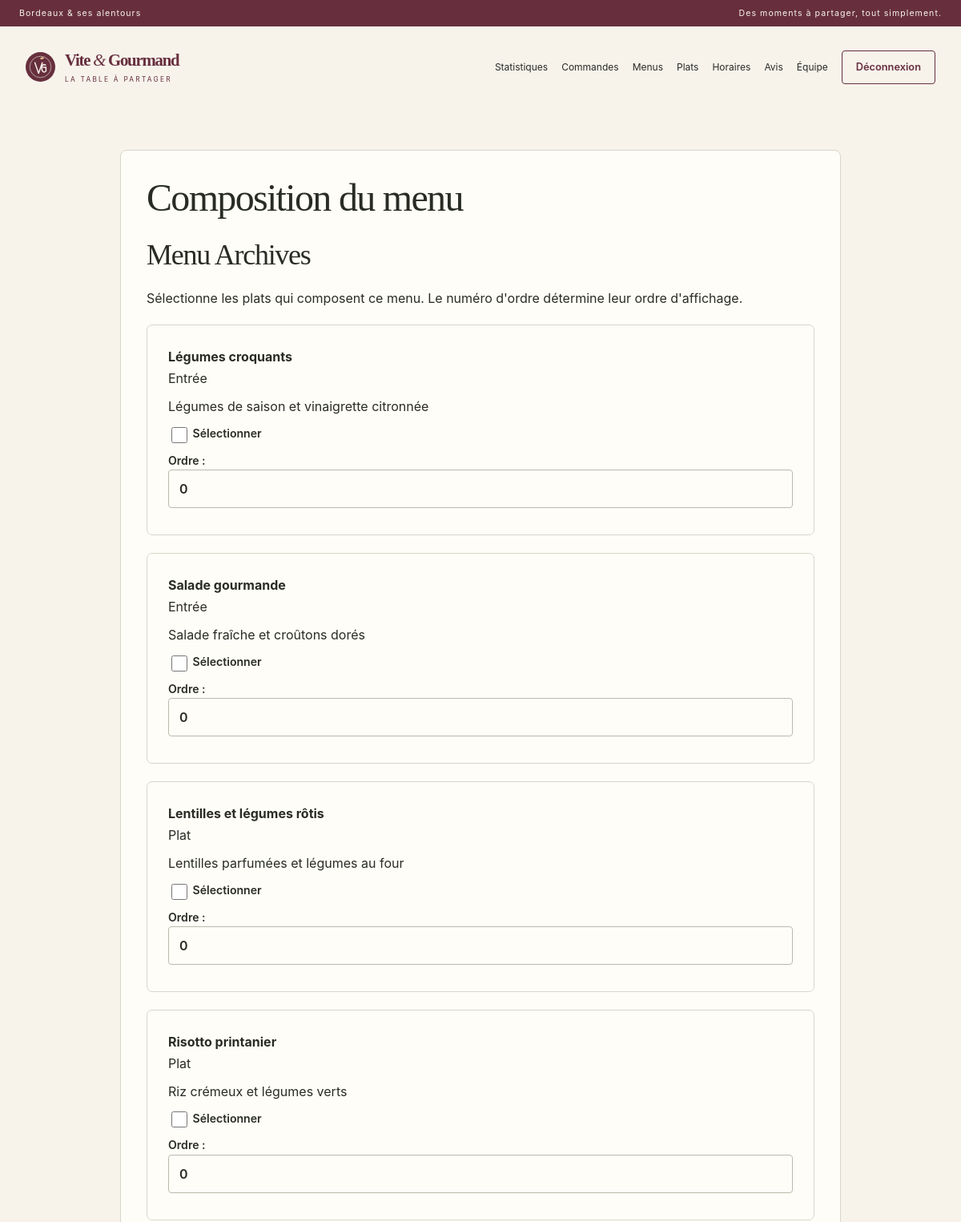
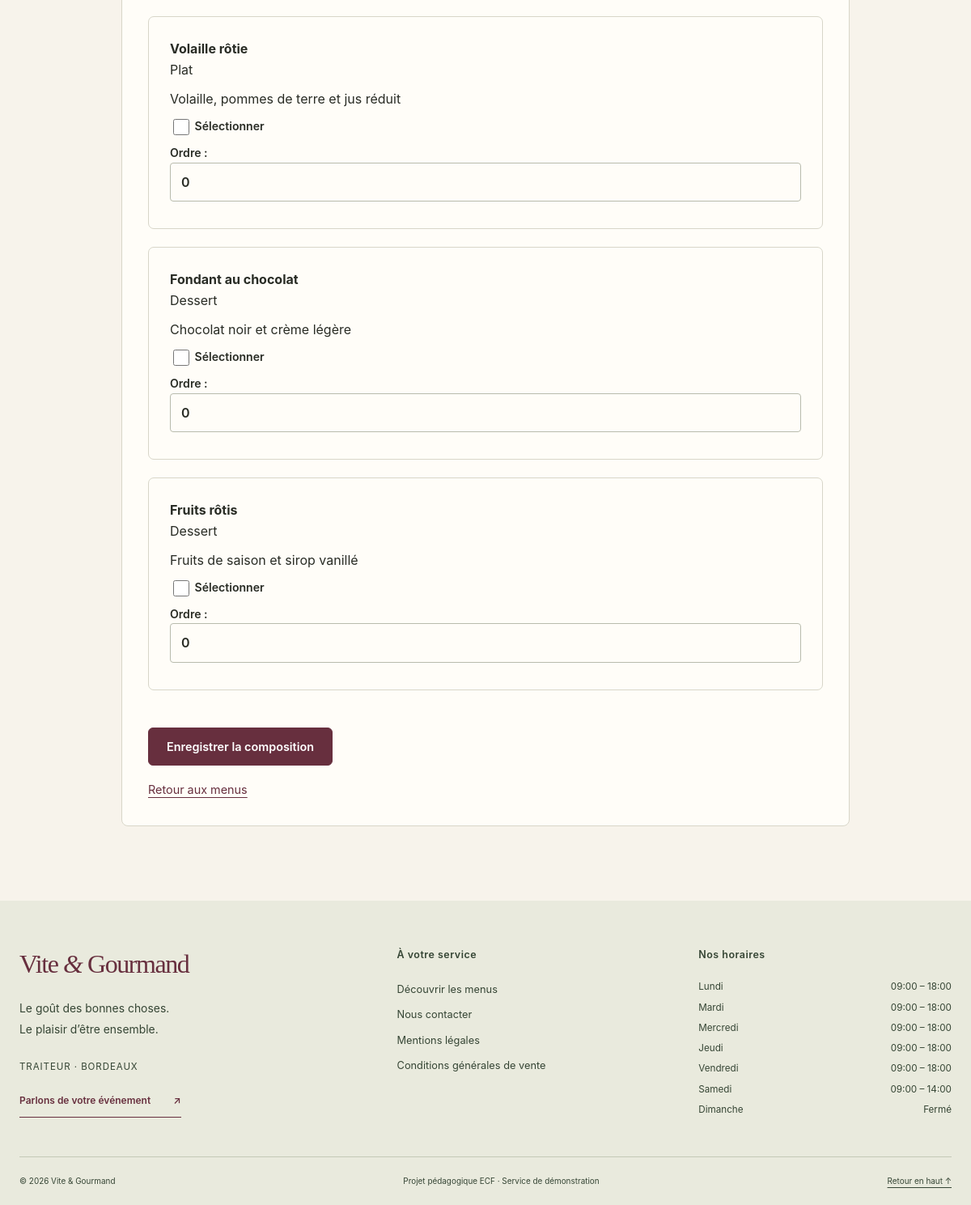
The app's page /gerer-menu-plats.php?id=8 (signed in) with its own data (2 pictures, top to bottom).
### tables this page shows
CREATE TABLE `menus` (
    `id` INT NOT NULL AUTO_INCREMENT,
    `titre` VARCHAR(255) NOT NULL,
    `description` TEXT NOT NULL,
    `prix` DECIMAL(10,2) NOT NULL,
    `nb_personnes_min` INT NOT NULL,

    `theme` VARCHAR(100) DEFAULT NULL,
    `regime` VARCHAR(100) DEFAULT NULL,

    `stock_disponible` INT NOT NULL DEFAULT 0,

    `conditions_menu` TEXT DEFAULT NULL,
    `delai_commande_heures` INT DEFAULT NULL,

    `actif` TINYINT(1) NOT NULL DEFAULT 1,

    PRIMARY KEY (`id`)
);

CREATE TABLE `plats` (
    `id` INT NOT NULL AUTO_INCREMENT,
    `nom` VARCHAR(255) NOT NULL,
    `description` TEXT DEFAULT NULL,
    `type_plat` VARCHAR(30) NOT NULL,

    PRIMARY KEY (`id`)
);

CREATE TABLE `horaires` (
    `id` INT NOT NULL AUTO_INCREMENT,
    `jour` VARCHAR(20) NOT NULL,
    `heure_ouverture` TIME DEFAULT NULL,
    `heure_fermeture` TIME DEFAULT NULL,
    `ferme` TINYINT(1) NOT NULL DEFAULT 0,

    PRIMARY KEY (`id`),
    UNIQUE KEY `jour` (`jour`)
);

### Config/security.php (called while the page is built, shortened)
<?php
function e(mixed $value): string
{
    return htmlspecialchars((string) $value, ENT_QUOTES | ENT_SUBSTITUTE, 'UTF-8');
}

### Public/gerer-menu-plats.php (the view, shortened to what this page needs)
<?php
require_once __DIR__ . '/../Config/database.php';
$id = $_GET['id'] ?? null;
$id = (int) $id;
$sqlMenu = '
    SELECT *
    FROM menus
    WHERE id = :id
';
$stmtMenu = $pdo->prepare($sqlMenu);
$stmtMenu->execute([
    ':id' => $id
]);
$menu = $stmtMenu->fetch(PDO::FETCH_ASSOC);
$sqlPlats = "
    SELECT
        id,
        nom,
        description,
        type_plat
    FROM plats
    ORDER BY
        FIELD(
            type_plat,
            'entree',
            'plat',
            'dessert'
        ),
        nom ASC
";
$stmtPlats = $pdo->prepare($sqlPlats);
$stmtPlats->execute();
$plats = $stmtPlats->fetchAll(PDO::FETCH_ASSOC);
$platsSelectionnes = [];
?>
<?php require_once __DIR__ . '/../Templates/layout.php';
renderHeader('Composition du menu'); ?>
<section class="content-panel">
    <h1>
        Composition du menu
    </h1>
    <h2>
        <?= htmlspecialchars($menu['titre']) ?>
    </h2>
    <p>
        Sélectionne les plats qui composent ce menu.
        Le numéro d'ordre détermine leur ordre d'affichage.
    </p>
    <form method="POST">
        <?php if (empty($plats)): ?>
            <p>
                Aucun plat disponible.
                Crée d'abord des plats dans la gestion des plats.
            </p>
        <?php else: ?>
            <?php foreach ($plats as $plat): ?>
                <?php
            $platId = (int) $plat['id'];
                $estSelectionne =
                    array_key_exists(
                        $platId,
                        $platsSelectionnes
                    );
                $ordreActuel =
                    $platsSelectionnes[$platId]
                    ?? 0;
                ?>
                <div class="plat">
                    <div class="plat-infos">
                        <strong>
                            <?= htmlspecialchars($plat['nom']) ?>
                        </strong>
                        <p class="type">
                            <?php
                if ($plat['type_plat'] === 'entree') {
                    echo 'Entrée';
                } elseif ($plat['type_plat'] === 'dessert') {
                    echo 'Dessert';
                } else {
                    echo 'Plat';
                }
                ?>
                        </p>
                        <?php
                        if (!empty($plat['description'])):
                            ?>
                            <p>
                                <?= htmlspecialchars($plat['description']) ?>
                            </p>
                        <?php endif; ?>
                    </div>
                    <div class="selection">
                        <label>
                            <input
                                type="checkbox"
                                name="plats[]"
                                value="<?= $platId ?>"
                                <?php
                if ($estSelectionne) {
                    echo 'checked';
                }
                ?>
                            >
                            Sélectionner
                        </label>
                        <label>
                            Ordre :
                            <input
                                class="ordre"
                                type="number"
                                name="ordre[<?= $platId ?>]"
                                min="0"
                                value="<?= (int) $ordreActuel ?>"
                            >
                        </label>
                    </div>
                </div>
            <?php endforeach; ?>
        <?php endif; ?>
        <?php if (!empty($plats)): ?>
            <button type="submit">
                Enregistrer la composition
            </button>
        <?php endif; ?>
    </form>
    <a
        class="retour"
        href="admin-menus.php"
    >
        Retour aux menus
    </a>
</section>
<?php renderFooter($pdo); ?>

### Templates/layout.php (shortened to what this page needs)
<?php
require_once __DIR__ . '/../Config/security.php';
function renderHeader(string $title): void
{
    $role = $_SESSION['role'] ?? '';
    $staff = in_array($role, ['admin', 'employe'], true);
    $links = $staff
        ? ['admin-commandes.php' => 'Commandes', 'admin-menus.php' => 'Menus', 'admin-plats.php' => 'Plats', 'admin-horaires.php' => 'Horaires', 'admin-avis.php' => 'Avis']
        : ['index.php' => 'Accueil', 'menus.php' => 'Nos menus'];
    if ($role === 'admin') {
        $links = ['admin-statistiques.php' => 'Statistiques'] + $links + ['admin-employes.php' => 'Équipe'];
    } elseif ($role === 'utilisateur') {
        $links += ['mes-commandes.php' => 'Mes commandes', 'mon-profil.php' => 'Mon profil'];
    }
    $current = basename($_SERVER['SCRIPT_NAME'] ?? '');
    ?>
<!DOCTYPE html>
<html lang="fr">
<head>
    <link rel="stylesheet" href="style.css?v=<?= filemtime(__DIR__ . '/../Public/style.css') ?>">
</head>
<body class="<?= $staff ? 'staff-page' : 'public-page' ?>">
<div class="announcement">
    <span>Bordeaux & ses alentours</span>
    <span>Des moments à partager, tout simplement.</span>
</div>
<header class="site-header">
    <a class="brand" href="index.php" aria-label="Vite et Gourmand, accueil">
        <img src="assets/images/embleme.svg" alt="" width="45" height="45">
        <span>Vite <i>&</i> Gourmand<small>LA TABLE À PARTAGER</small></span>
    </a>
    <nav id="main-navigation" class="navbar-links" aria-label="Navigation principale">
        <?php foreach ($links as $href => $label): ?>
            <a href="<?= e($href) ?>" <?= $current === $href ? 'aria-current="page"' : '' ?>><?= e($label) ?></a>
        <?php endforeach; ?>
        <?php if (isset($_SESSION['user_id'])): ?>
            <form method="post" action="logout.php" class="logout-form">
                <button class="nav-account" type="submit">Déconnexion</button>
            </form>
        <?php else: ?>
            <a class="nav-account" href="login.php" <?= $current === 'login.php' ? 'aria-current="page"' : '' ?>>Mon espace <span aria-hidden="true">↗</span></a>
        <?php endif; ?>
    </nav>
</header>
<main id="main-content" class="page-shell">
<?php
}
function renderFooter(PDO $pdo): void
{
    $rows = $pdo->query('SELECT jour, heure_ouverture, heure_fermeture, ferme FROM horaires')->fetchAll(PDO::FETCH_ASSOC);
    $horaires = [];
    foreach ($rows as $row) {
        $horaires[strtolower($row['jour'])] = $row;
    }
    ?>
</main>
<footer class="site-footer">
    <div class="footer-grid">
        <div class="footer-intro">
            <a class="footer-brand" href="index.php">Vite <i>&</i> Gourmand</a>
            <p>Le goût des bonnes choses.<br>Le plaisir d’être ensemble.</p>
            <p class="footer-location">Traiteur · Bordeaux</p>
            <a href="contact.php" class="text-link">Parlons de votre événement <span aria-hidden="true">↗</span></a>
        </div>
        <div>
            <h2>À votre service</h2>
            <ul class="footer-links">
                <li><a href="menus.php">Découvrir les menus</a></li>
                <li><a href="contact.php">Nous contacter</a></li>
                <li><a href="mentions-legales.php">Mentions légales</a></li>
                <li><a href="cgv.php">Conditions générales de vente</a></li>
            </ul>
        </div>
        <div>
            <h2>Nos horaires</h2>
            <dl class="opening-hours">
                <?php foreach (['Lundi', 'Mardi', 'Mercredi', 'Jeudi', 'Vendredi', 'Samedi', 'Dimanche'] as $jour): $h = $horaires[strtolower($jour)] ?? null; ?>
                    <div>
                        <dt><?= $jour ?></dt>
                        <dd>
                            <?php if (!$h): ?>
                                Non renseigné
                            <?php elseif ((int) $h['ferme'] === 1): ?>
                                Fermé
                            <?php else: ?>
                                <?= e(substr((string) $h['heure_ouverture'], 0, 5)) ?> – <?= e(substr((string) $h['heure_fermeture'], 0, 5)) ?>
                            <?php endif; ?>
                        </dd>
                    </div>
                <?php endforeach; ?>
            </dl>
        </div>
    </div>
    <div class="footer-bottom">
        <span>© <?= date('Y') ?> Vite & Gourmand</span>
        <span>Projet pédagogique ECF · Service de démonstration</span>
        <a href="#main-content">Retour en haut ↑</a>
    </div>
</footer>
</body>
</html>
<?php
}

### records on screen
menus: titre "Menu Archives"
plats: nom "Légumes croquants", type_plat "Entrée", description "Légumes de saison et vinaigrette citronnée", id "0"
plats: nom "Salade gourmande", type_plat "Entrée", description "Salade fraîche et croûtons dorés", id "0"
plats: nom "Lentilles et légumes rôtis", type_plat "Plat", description "Lentilles parfumées et légumes au four", id "0"
plats: nom "Risotto printanier", type_plat "Plat", description "Riz crémeux et légumes verts", id "0"
plats: nom "Volaille rôtie", type_plat "Plat", description "Volaille, pommes de terre et jus réduit", id "0"
plats: nom "Fondant au chocolat", type_plat "Dessert", description "Chocolat noir et crème légère", id "0"
plats: nom "Fruits rôtis", type_plat "Dessert", description "Fruits de saison et sirop vanillé", id "0"
horaires: jour "Lundi", heure_ouverture "09:00", heure_fermeture "18:00"
horaires: jour "Mardi", heure_ouverture "09:00", heure_fermeture "18:00"
horaires: jour "Mercredi", heure_ouverture "09:00", heure_fermeture "18:00"
horaires: jour "Jeudi", heure_ouverture "09:00", heure_fermeture "18:00"
horaires: jour "Vendredi", heure_ouverture "09:00", heure_fermeture "18:00"
horaires: jour "Samedi", heure_ouverture "09:00", heure_fermeture "14:00"

### other values on screen
$label "Statistiques"
$label "Commandes"
$label "Menus"
$label "Plats"
$label "Horaires"
$label "Avis"
$label "Équipe"
$jour "Dimanche"
